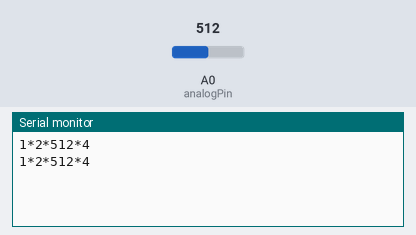
The sketch below on a simulated Arduino Uno, built with avr-gcc and run on an emulated ATmega328P. Shown: the last lines printed to the serial monitor. The test bench sets the inputs (shaded band); at power-on: A0 (analogPin) = 512.

Above: at 1.8 s.
1.9 s: A0 (analogPin) set to 716
At 2.8 s:
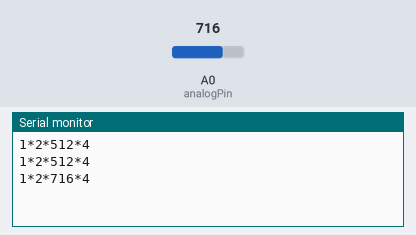
3.4 s: A0 (analogPin) set to 900
At 4.8 s:
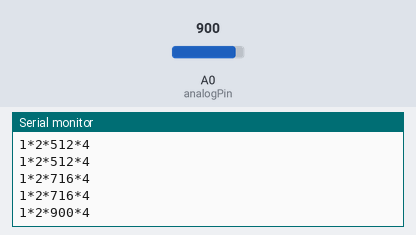
Timing chart, 0 to 6.4 s (numbered marks = the images above; inputs shaded):
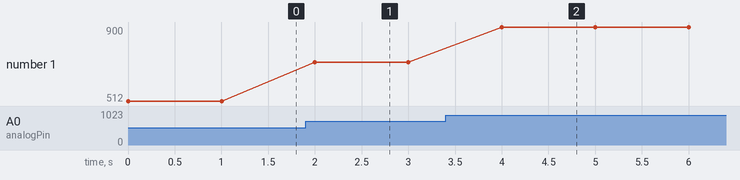

The sketch:

sketch_dec09a.ino
```cpp
int analogPin = A0; // potentiometer wiper (middle terminal) connected to analog pin 3
                    // outside leads to ground and +5V
int val = 0;  // variable to store the value read

void setup() {
  Serial.begin(9600);           //  setup serial
}

void loop() {
  val = analogRead(analogPin);  // read the input pin
  Serial.print("1");
  Serial.print("*");
  Serial.print("2"); // debug value
  Serial.print("*");
  Serial.print(val);
  Serial.print("*");
  Serial.print("4");
  Serial.print("\n");
delay(1000);
//577 to 581 dry
//291 - 293 submerged in water
}
```

Measured:
- after the input at 1.9 s, the serial monitor: prints a new line after 0.10 s (image 1)
- after the input at 3.4 s, the serial monitor: prints a new line after 0.60 s (image 2)
- plotted number 1: 512 → 716 after the input at 1.9 s, 716 → 900 after the input at 3.4 s
